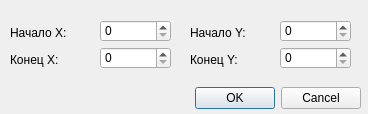
<?xml version="1.0" encoding="UTF-8"?>
<ui version="4.0">
 <class>AddLineDialog</class>
 <widget class="QDialog" name="AddLineDialog">
  <property name="geometry">
   <rect>
    <x>0</x>
    <y>0</y>
    <width>368</width>
    <height>114</height>
   </rect>
  </property>
  <property name="windowTitle">
   <string>Добавить линию</string>
  </property>
  <widget class="QDialogButtonBox" name="buttonBox">
   <property name="geometry">
    <rect>
     <x>20</x>
     <y>83</y>
     <width>341</width>
     <height>30</height>
    </rect>
   </property>
   <property name="orientation">
    <enum>Qt::Horizontal</enum>
   </property>
   <property name="standardButtons">
    <set>QDialogButtonBox::Cancel|QDialogButtonBox::Ok</set>
   </property>
  </widget>
  <widget class="QSpinBox" name="spinStartY">
   <property name="geometry">
    <rect>
     <x>280</x>
     <y>20</y>
     <width>71</width>
     <height>22</height>
    </rect>
   </property>
   <property name="maximum">
    <number>99999</number>
   </property>
  </widget>
  <widget class="QSpinBox" name="spinStartX">
   <property name="geometry">
    <rect>
     <x>100</x>
     <y>20</y>
     <width>71</width>
     <height>22</height>
    </rect>
   </property>
   <property name="maximum">
    <number>99999</number>
   </property>
  </widget>
  <widget class="QLabel" name="label_7">
   <property name="geometry">
    <rect>
     <x>10</x>
     <y>25</y>
     <width>81</width>
     <height>16</height>
    </rect>
   </property>
   <property name="text">
    <string>Начало X:</string>
   </property>
  </widget>
  <widget class="QLabel" name="label_8">
   <property name="geometry">
    <rect>
     <x>190</x>
     <y>25</y>
     <width>81</width>
     <height>16</height>
    </rect>
   </property>
   <property name="text">
    <string>Начало Y:</string>
   </property>
  </widget>
  <widget class="QLabel" name="label_9">
   <property name="geometry">
    <rect>
     <x>10</x>
     <y>52</y>
     <width>81</width>
     <height>16</height>
    </rect>
   </property>
   <property name="text">
    <string>Конец X:</string>
   </property>
  </widget>
  <widget class="QLabel" name="label_10">
   <property name="geometry">
    <rect>
     <x>190</x>
     <y>52</y>
     <width>81</width>
     <height>16</height>
    </rect>
   </property>
   <property name="text">
    <string>Конец Y:</string>
   </property>
  </widget>
  <widget class="QSpinBox" name="spinEndY">
   <property name="geometry">
    <rect>
     <x>280</x>
     <y>47</y>
     <width>71</width>
     <height>22</height>
    </rect>
   </property>
   <property name="maximum">
    <number>99999</number>
   </property>
  </widget>
  <widget class="QSpinBox" name="spinEndX">
   <property name="geometry">
    <rect>
     <x>100</x>
     <y>47</y>
     <width>71</width>
     <height>22</height>
    </rect>
   </property>
   <property name="maximum">
    <number>99999</number>
   </property>
  </widget>
 </widget>
 <tabstops>
  <tabstop>spinStartX</tabstop>
  <tabstop>spinStartY</tabstop>
  <tabstop>spinEndX</tabstop>
  <tabstop>spinEndY</tabstop>
  <tabstop>buttonBox</tabstop>
 </tabstops>
 <resources/>
 <connections>
  <connection>
   <sender>buttonBox</sender>
   <signal>accepted()</signal>
   <receiver>AddLineDialog</receiver>
   <slot>accept()</slot>
   <hints>
    <hint type="sourcelabel">
     <x>248</x>
     <y>254</y>
    </hint>
    <hint type="destinationlabel">
     <x>157</x>
     <y>274</y>
    </hint>
   </hints>
  </connection>
  <connection>
   <sender>buttonBox</sender>
   <signal>rejected()</signal>
   <receiver>AddLineDialog</receiver>
   <slot>reject()</slot>
   <hints>
    <hint type="sourcelabel">
     <x>316</x>
     <y>260</y>
    </hint>
    <hint type="destinationlabel">
     <x>286</x>
     <y>274</y>
    </hint>
   </hints>
  </connection>
 </connections>
</ui>
